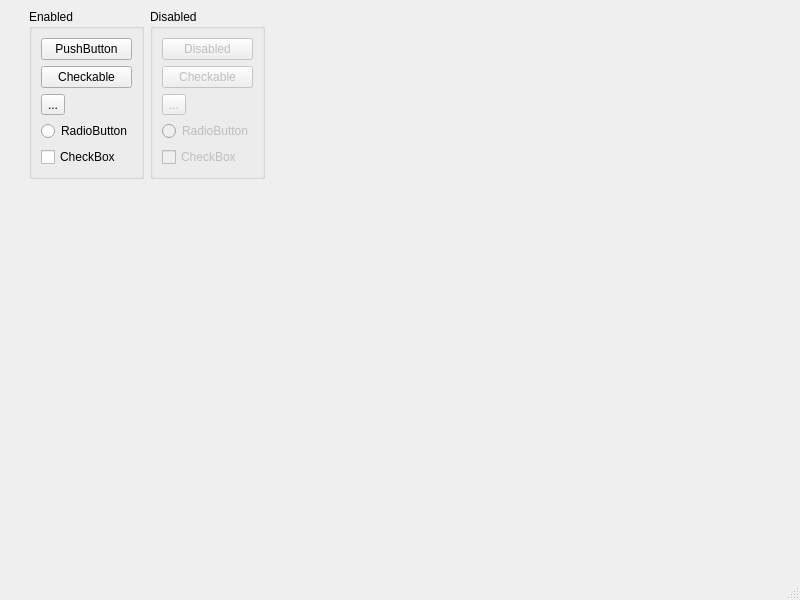
<?xml version="1.0" encoding="UTF-8"?>
<ui version="4.0">
 <class>MainWindow</class>
 <widget class="QMainWindow" name="MainWindow">
  <property name="geometry">
   <rect>
    <x>0</x>
    <y>0</y>
    <width>800</width>
    <height>600</height>
   </rect>
  </property>
  <property name="windowTitle">
   <string>MainWindow</string>
  </property>
  <widget class="QWidget" name="centralwidget">
   <layout class="QGridLayout" name="gridLayout">
    <item row="2" column="3">
     <spacer name="horizontalSpacer">
      <property name="orientation">
       <enum>Qt::Horizontal</enum>
      </property>
      <property name="sizeHint" stdset="0">
       <size>
        <width>40</width>
        <height>20</height>
       </size>
      </property>
     </spacer>
    </item>
    <item row="0" column="2" rowspan="4">
     <widget class="QGroupBox" name="groupBox_2">
      <property name="title">
       <string>Disabled</string>
      </property>
      <layout class="QGridLayout" name="gridLayout_3">
       <item row="2" column="0">
        <widget class="QToolButton" name="toolButton_2">
         <property name="enabled">
          <bool>false</bool>
         </property>
         <property name="text">
          <string>...</string>
         </property>
        </widget>
       </item>
       <item row="3" column="0">
        <widget class="QRadioButton" name="radioButton_2">
         <property name="enabled">
          <bool>false</bool>
         </property>
         <property name="text">
          <string>RadioButton</string>
         </property>
        </widget>
       </item>
       <item row="4" column="0">
        <widget class="QCheckBox" name="checkBox_2">
         <property name="enabled">
          <bool>false</bool>
         </property>
         <property name="text">
          <string>CheckBox</string>
         </property>
        </widget>
       </item>
       <item row="0" column="0">
        <widget class="QPushButton" name="pushButton_3">
         <property name="enabled">
          <bool>false</bool>
         </property>
         <property name="text">
          <string>Disabled</string>
         </property>
        </widget>
       </item>
       <item row="1" column="0">
        <widget class="QPushButton" name="pushButton_4">
         <property name="enabled">
          <bool>false</bool>
         </property>
         <property name="text">
          <string>Checkable</string>
         </property>
         <property name="checkable">
          <bool>true</bool>
         </property>
        </widget>
       </item>
      </layout>
     </widget>
    </item>
    <item row="5" column="0">
     <spacer name="verticalSpacer">
      <property name="orientation">
       <enum>Qt::Vertical</enum>
      </property>
      <property name="sizeHint" stdset="0">
       <size>
        <width>20</width>
        <height>40</height>
       </size>
      </property>
     </spacer>
    </item>
    <item row="0" column="1" rowspan="4">
     <widget class="QGroupBox" name="groupBox">
      <property name="title">
       <string>Enabled</string>
      </property>
      <layout class="QGridLayout" name="gridLayout_2">
       <item row="1" column="0">
        <widget class="QPushButton" name="pushButton_2">
         <property name="text">
          <string>Checkable</string>
         </property>
         <property name="checkable">
          <bool>true</bool>
         </property>
        </widget>
       </item>
       <item row="0" column="0">
        <widget class="QPushButton" name="pushButton">
         <property name="text">
          <string>PushButton</string>
         </property>
        </widget>
       </item>
       <item row="2" column="0">
        <widget class="QToolButton" name="toolButton">
         <property name="text">
          <string>...</string>
         </property>
        </widget>
       </item>
       <item row="3" column="0">
        <widget class="QRadioButton" name="radioButton">
         <property name="text">
          <string>RadioButton</string>
         </property>
        </widget>
       </item>
       <item row="4" column="0">
        <widget class="QCheckBox" name="checkBox">
         <property name="text">
          <string>CheckBox</string>
         </property>
        </widget>
       </item>
      </layout>
     </widget>
    </item>
   </layout>
  </widget>
  <widget class="QMenuBar" name="menubar">
   <property name="geometry">
    <rect>
     <x>0</x>
     <y>0</y>
     <width>800</width>
     <height>24</height>
    </rect>
   </property>
  </widget>
  <widget class="QStatusBar" name="statusbar"/>
 </widget>
 <resources/>
 <connections/>
</ui>
